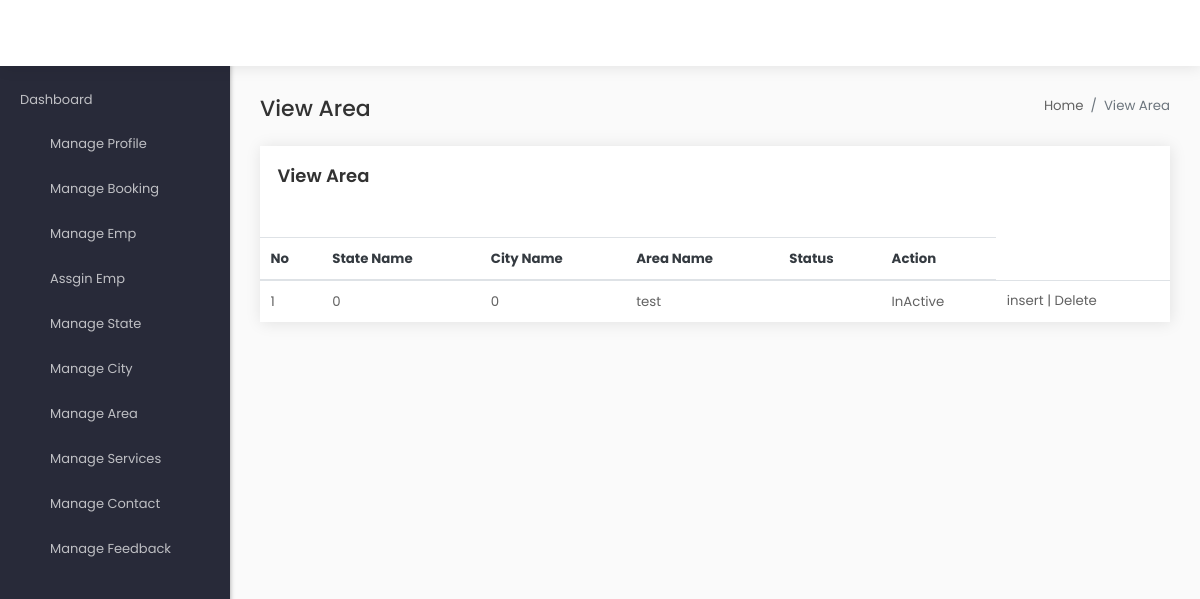
The page /admin/index.php?page=view_area on the database its author committed.
### tables this page shows
CREATE TABLE `area` (
  `Area_ID` int(11) NOT NULL,
  `City_ID` int(11) NOT NULL,
  `State_ID` int(11) NOT NULL,
  `Area_Name` varchar(50) NOT NULL,
  `DOI` date NOT NULL,
  `IsActive` enum('1','0') NOT NULL DEFAULT '0'
);

### admin/middlepage/view_area.php (the view, shortened to what this page needs)
<div class="content-wrapper">
  <div class="page-title">
    <div class="row">
        <div class="col-sm-6">
            <h4 class="mb-0">View Area</h4>
        </div>
        <div class="col-sm-6">
          <ol class="breadcrumb pt-0 pr-0 float-left float-sm-right ">
            <li class="breadcrumb-item"><a href="#" class="default-color">Home</a></li>
            <li class="breadcrumb-item active">View Area</li>
          </ol>
        </div>
      </div>
  </div>
  <div class="row">
    <div class="col-xl-12 mb-30">
      <div class="card card-statistics h-100">
        <div class="card-body">
         <div class="d-block d-md-flex justify-content-between">
            <div class="d-block">
              <h5 class="card-title pb-0 border-0">View Area</h5>
            </div>
             </div>
           </div>
           <div class="table-responsive mt-15">
            <table class="table center-aligned-table mb-0">
              <thead>
                <tr class="text-dark">
                  <th> No</th>
                  <th>State Name</th>
                  <th>City Name</th>
                  <th>Area Name</th>
                  <th>Status</th>
                  <th>Action</th>
                </tr>
              </thead>
              <tbody>
                <?php
                $sql = mysqli_query($con,"select * from `area`");
                $id = 1;
                while($row = mysqli_fetch_array($sql)){
                ?>
                <tr>
                  <td><?php echo $id++; ?></td>
                  <td><?php echo $row['State_ID']; ?></td>
                  <td><?php echo $row['City_ID']; ?></td>
                  <td><?php echo $row['Area_Name']; ?></td>
                  <td><?php echo $row['IsActive']; ?></td>
                  <td><?php if($row['IsActive']==1) { ?>Active<?php }else { ?>InActive <?php } ?></td>
                  <td><a href="">insert</a> | <a href="index.php?page=area_action&id=<?php echo $row['Area_ID']; ?>">Delete</a></td>
                </tr>
                <?php } ?>
              </tbody>
            </table>
          </div>
        </div>
      </div>
    </div>
</div>

### rows shown on the page
area: State_ID "0", City_ID "0", Area_Name "test", IsActive "InActive"
